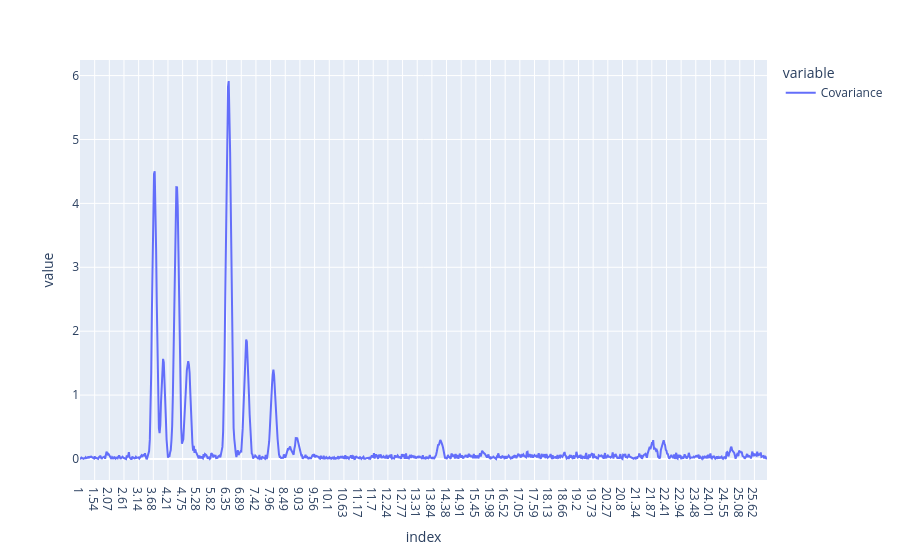

This figure's notebook cell:
### Code cell
# Covariância global entre cada variável espectral e a predição contínua
cov_scores = []
y_pred_vals = y_pred_cont.values
for col in Xcalclass_prep.columns:
    x_vals = Xcalclass_prep[col].values
    cov = np.cov(x_vals, y_pred_vals)[0, 1]
    cov_scores.append(cov)
cov_scores_df = pd.DataFrame(np.abs(cov_scores), index=Xcalclass_prep.columns, columns=['Covariance'])
cov_scores_df.plot()

### Figure 1 — Plotly figure (JSON) as saved in the notebook; plotly's stock layout.template omitted (floating-point values rounded to 4 significant figures; data arrays with more than 128 entries replaced by an {"elided": "..."} marker saying what was removed)
{"data": [{"hovertemplate": "variable=Covariance<br>index=%{x}<br>value=%{y}<extra></extra>", "legendgroup": "Covariance", "line": {"color": "#636efa", "dash": "solid"}, "marker": {"symbol": "circle"}, "mode": "lines", "name": "Covariance", "orientation": "v", "showlegend": true, "type": "scatter", "x": {"elided": "985 str values"}, "xaxis": "x", "y": {"elided": "985 float values"}, "yaxis": "y"}], "layout": {"legend": {"title": {"text": "variable"}, "tracegroupgap": 0}, "margin": {"t": 60}, "xaxis": {"anchor": "y", "domain": [0, 1], "title": {"text": "index"}}, "yaxis": {"anchor": "x", "domain": [0, 1], "title": {"text": "value"}}}}
